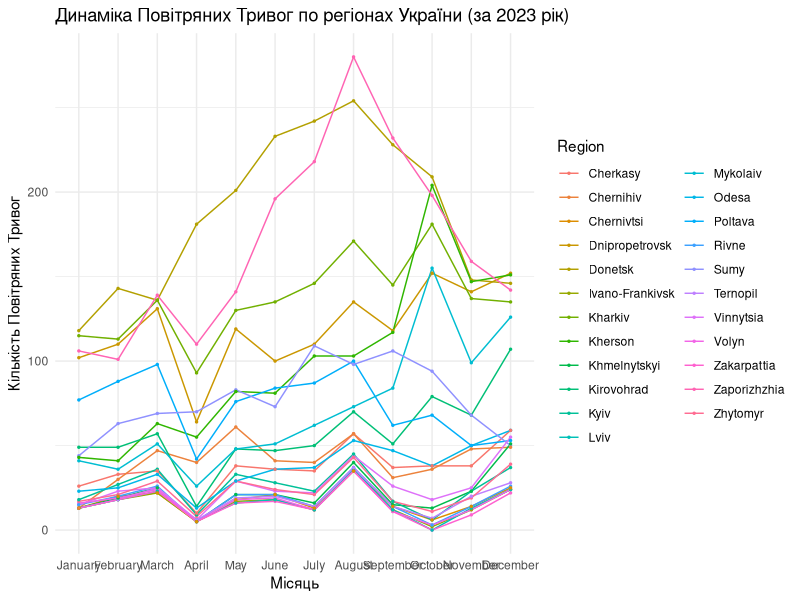
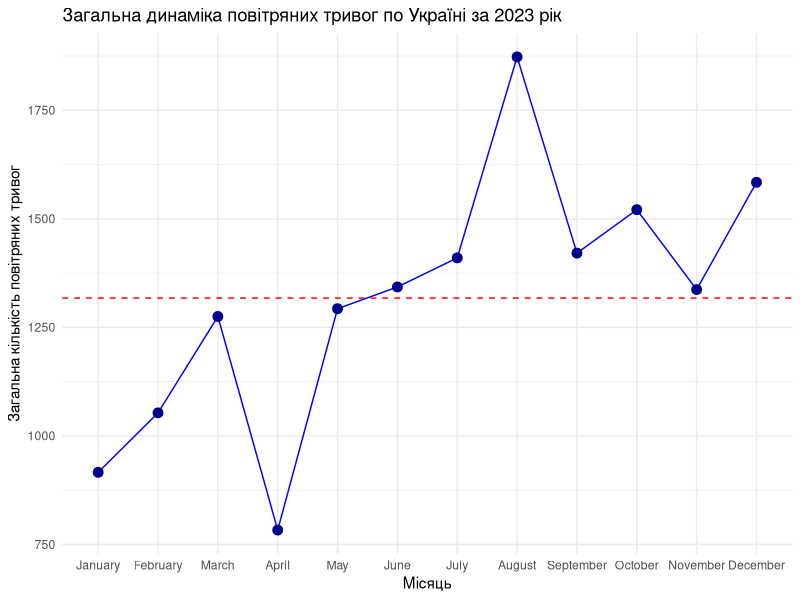
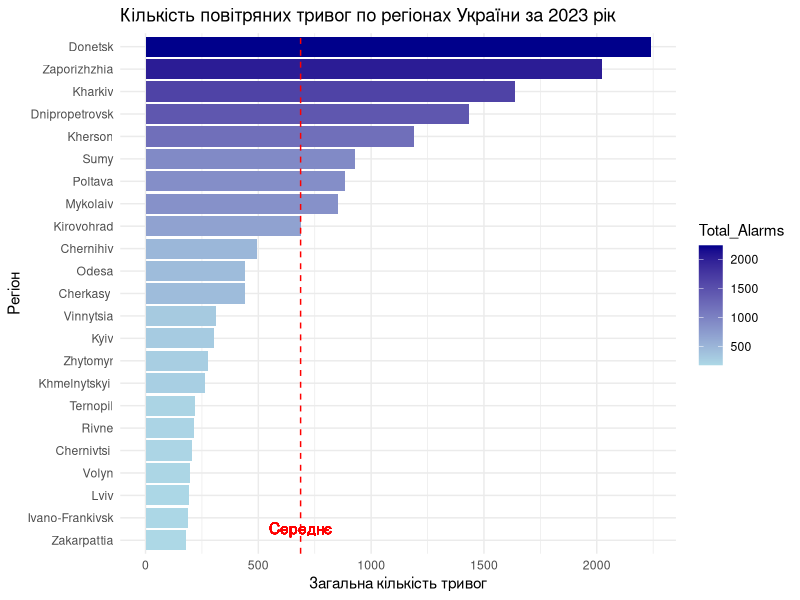
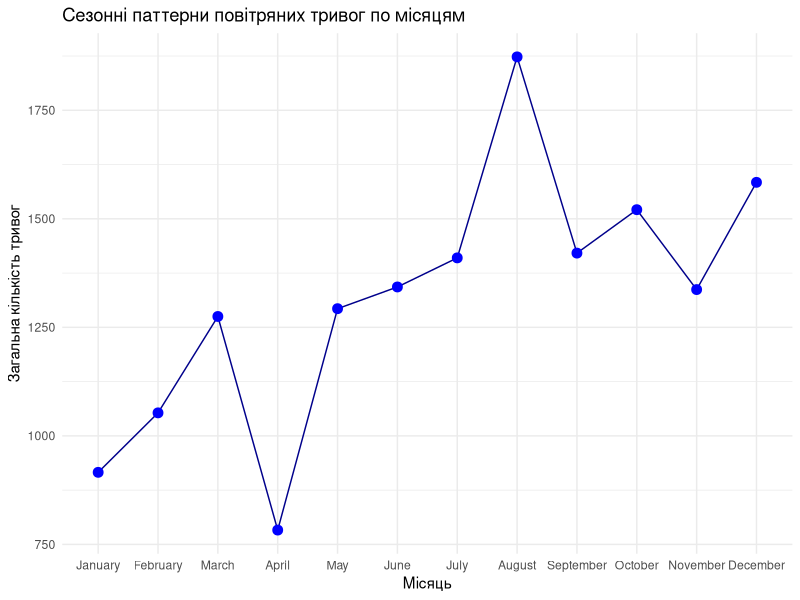
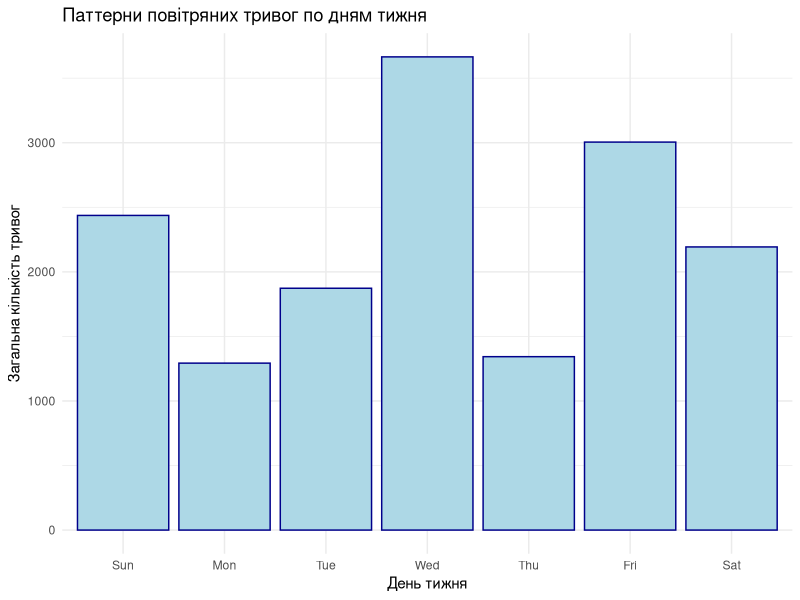

Write the R code that produced these figures, in order.
## ---- chunk 1
# Встановлюємо налаштування для RMarkdown
knitr::opts_chunk$set(echo = TRUE, message = FALSE, warning = FALSE)

# Завантаження необхідних бібліотек
library(dplyr)
library(ggplot2)
library(knitr)  # Додаємо бібліотеку для kable
library(lubridate)

## ---- chunk 2
# Cайт:  https://alerts.in.ua/
# Даннi по Повiтрянним Тревогам по Українi за 2023 роки
data_list <- list(
  `January` = data.frame(
    Region = c("Vinnytsia", "Volyn", "Dnipropetrovsk", "Donetsk", "Zhytomyr", "Zakarpattia", "Zaporizhzhia", "Ivano-Frankivsk", "Kyiv", "Kirovohrad", "Lviv", "Mykolaiv", "Odesa", "Poltava", "Rivne", "Sumy", "Ternopil", "Kharkiv", "Kherson", "Khmelnytskyi ", "Cherkasy ", "Chernivtsi ", "Chernihiv"),
    Alarm = c(15, 16, 102, 118, 17, 13, 106, 13, 18, 49, 13, 41, 23, 77, 15, 44, 13, 115, 43, 13, 26, 13, 13)
  ),
  `February` = data.frame(
    Region = c("Vinnytsia", "Volyn", "Dnipropetrovsk", "Donetsk", "Zhytomyr", "Zakarpattia", "Zaporizhzhia", "Ivano-Frankivsk", "Kyiv", "Kirovohrad", "Lviv", "Mykolaiv", "Odesa", "Poltava", "Rivne", "Sumy", "Ternopil", "Kharkiv", "Kherson", "Khmelnytskyi ", "Cherkasy ", "Chernivtsi ", "Chernihiv"),
    Alarm = c(23, 19, 110, 143, 21, 18, 101, 18, 27, 49, 18, 36, 25, 88, 20, 63, 18, 113, 41, 19, 33, 20, 30)
  ),
  `March` = data.frame(
    Region = c("Vinnytsia", "Volyn", "Dnipropetrovsk", "Donetsk", "Zhytomyr", "Zakarpattia", "Zaporizhzhia", "Ivano-Frankivsk", "Kyiv", "Kirovohrad", "Lviv", "Mykolaiv", "Odesa", "Poltava", "Rivne", "Sumy", "Ternopil", "Kharkiv", "Kherson", "Khmelnytskyi ", "Cherkasy ", "Chernivtsi ", "Chernihiv"),
    Alarm = c(25, 24, 131, 136, 29, 23, 139, 22, 36, 57, 23, 51, 33, 98, 26, 69, 25, 136, 63, 25, 35, 22, 47)
  ),
  `April` = data.frame(
    Region = c("Vinnytsia", "Volyn", "Dnipropetrovsk", "Donetsk", "Zhytomyr", "Zakarpattia", "Zaporizhzhia", "Ivano-Frankivsk", "Kyiv", "Kirovohrad", "Lviv", "Mykolaiv", "Odesa", "Poltava", "Rivne", "Sumy", "Ternopil", "Kharkiv", "Kherson", "Khmelnytskyi ", "Cherkasy ", "Chernivtsi ", "Chernihiv"),
    Alarm = c(6, 5, 64, 181, 8, 5, 110, 5, 9, 14, 6, 26, 13, 42, 5, 70, 6, 93, 55, 5, 10, 5, 40)
  ),
  `May` = data.frame(
    Region = c("Vinnytsia", "Volyn", "Dnipropetrovsk", "Donetsk", "Zhytomyr", "Zakarpattia", "Zaporizhzhia", "Ivano-Frankivsk", "Kyiv", "Kirovohrad", "Lviv", "Mykolaiv", "Odesa", "Poltava", "Rivne", "Sumy", "Ternopil", "Kharkiv", "Kherson", "Khmelnytskyi ", "Cherkasy ", "Chernivtsi ", "Chernihiv"),
    Alarm = c(29, 18, 119, 201, 29, 16, 141, 17, 33, 48, 16, 48, 29, 76, 21, 83, 19, 130, 82, 21, 38, 18, 61)
  ),
  `June` = data.frame(
    Region = c("Vinnytsia", "Volyn", "Dnipropetrovsk", "Donetsk", "Zhytomyr", "Zakarpattia", "Zaporizhzhia", "Ivano-Frankivsk", "Kyiv", "Kirovohrad", "Lviv", "Mykolaiv", "Odesa", "Poltava", "Rivne", "Sumy", "Ternopil", "Kharkiv", "Kherson", "Khmelnytskyi ", "Cherkasy ", "Chernivtsi ", "Chernihiv"),
    Alarm = c(23, 19, 100, 233, 24, 17, 196, 18, 28, 47, 18, 51, 36, 84, 21, 73, 20, 135, 81, 21, 36, 21, 41)
  ),
  `July` = data.frame(
    Region = c("Vinnytsia", "Volyn", "Dnipropetrovsk", "Donetsk", "Zhytomyr", "Zakarpattia", "Zaporizhzhia", "Ivano-Frankivsk", "Kyiv", "Kirovohrad", "Lviv", "Mykolaiv", "Odesa", "Poltava", "Rivne", "Sumy", "Ternopil", "Kharkiv", "Kherson", "Khmelnytskyi ", "Cherkasy ", "Chernivtsi ", "Chernihiv"),
    Alarm = c(22, 12, 110, 242, 21, 12, 218, 12, 23, 50, 12, 62, 37, 87, 14, 109, 14, 146, 103, 16, 35, 13, 40)
  ),
  `August` = data.frame(
    Region = c("Vinnytsia", "Volyn", "Dnipropetrovsk", "Donetsk", "Zhytomyr", "Zakarpattia", "Zaporizhzhia", "Ivano-Frankivsk", "Kyiv", "Kirovohrad", "Lviv", "Mykolaiv", "Odesa", "Poltava", "Rivne", "Sumy", "Ternopil", "Kharkiv", "Kherson", "Khmelnytskyi ", "Cherkasy ", "Chernivtsi ", "Chernihiv"),
    Alarm = c(44, 35, 135, 254, 43, 35, 280, 35, 45, 70,  36, 73, 53, 100, 37, 98, 37, 171, 103, 40,  57, 35, 57)
  ),
  `September` = data.frame(
    Region = c("Vinnytsia", "Volyn", "Dnipropetrovsk", "Donetsk", "Zhytomyr", "Zakarpattia", "Zaporizhzhia", "Ivano-Frankivsk", "Kyiv", "Kirovohrad", "Lviv", "Mykolaiv", "Odesa", "Poltava", "Rivne", "Sumy", "Ternopil", "Kharkiv", "Kherson", "Khmelnytskyi ", "Cherkasy ", "Chernivtsi ", "Chernihiv"),
    Alarm = c(26, 11, 118, 228, 17, 11, 232, 12, 17, 51, 12, 84, 47, 62, 14, 106, 14, 145, 117, 15, 37, 14, 31)
  ),
  `October` = data.frame(
    Region = c("Vinnytsia", "Volyn", "Dnipropetrovsk", "Donetsk", "Zhytomyr", "Zakarpattia", "Zaporizhzhia", "Ivano-Frankivsk", "Kyiv", "Kirovohrad", "Lviv", "Mykolaiv", "Odesa", "Poltava", "Rivne", "Sumy", "Ternopil", "Kharkiv", "Kherson", "Khmelnytskyi ", "Cherkasy ", "Chernivtsi ", "Chernihiv"),
    Alarm = c(18, 3, 152, 209, 11, 0, 198, 2, 6, 79, 0, 155, 38, 68, 3, 94, 7, 181, 204, 13, 38,  6, 36)
  ),
  `November` = data.frame(
    Region = c("Vinnytsia", "Volyn", "Dnipropetrovsk", "Donetsk", "Zhytomyr", "Zakarpattia", "Zaporizhzhia", "Ivano-Frankivsk", "Kyiv", "Kirovohrad", "Lviv", "Mykolaiv", "Odesa", "Poltava", "Rivne", "Sumy", "Ternopil", "Kharkiv", "Kherson", "Khmelnytskyi ", "Cherkasy ", "Chernivtsi ", "Chernihiv"),
    Alarm = c(25, 12, 141, 148, 19, 9, 159, 12, 23, 68, 13, 99, 50, 50, 14, 68, 20, 137, 147, 23, 38, 14, 48)
  ),
  `December` = data.frame(
    Region = c("Vinnytsia", "Volyn", "Dnipropetrovsk", "Donetsk", "Zhytomyr", "Zakarpattia", "Zaporizhzhia", "Ivano-Frankivsk", "Kyiv", "Kirovohrad", "Lviv", "Mykolaiv", "Odesa", "Poltava", "Rivne", "Sumy", "Ternopil", "Kharkiv", "Kherson", "Khmelnytskyi ", "Cherkasy ", "Chernivtsi ", "Chernihiv"),
    Alarm = c(55, 24, 152, 146, 39, 22, 142, 24, 37, 107, 24, 126, 59, 53, 26, 50, 28, 135, 151, 51, 59, 25, 49)
  )
)

# Переглядаємо таблиці
for (month in names(data_list)) {
  cat("### Таблиця: Кількість Повiтряних Тревог по регіонах України за", month, "мiсяць\n")
  print(kable(data_list[[month]], caption = paste("Кількість Повiтряних Тревог по регіонах України за", month, "мiсяць")))
  cat("\n\n")
}

# Об'єднуємо дані для графіка
combined_data <- bind_rows(
  lapply(names(data_list), function(month) {
    data_list[[month]] %>%
      mutate(Month = month)
  })
)

# Перетворюємо місяць в фактор для правильного відображення на осі X
combined_data$Month <- factor(combined_data$Month, levels = names(data_list))


# Графік динаміки повітряних тривог по регіонах
p <- ggplot(combined_data, aes(x = Month, y = Alarm, group = Region, color = Region)) +
  geom_line() +
  geom_point(size = 2/4) +
  theme_minimal() +
  labs(
    title = "Динаміка Повітряних Тривог по регіонах України (за 2023 рік)",
    x = "Місяць",
    y = "Кількість Повітряних Тривог"
  )

print(p)  # Виводимо графік

# Обчислення загальної кількості тривог по всій Україні за кожний місяць
monthly_totals <- combined_data %>%
  group_by(Month) %>%
  summarise(Total_Alarms = sum(Alarm))

# Додаємо колонку з середнім значенням кількості тривог за місяць
monthly_totals <- monthly_totals %>%
  mutate(Average_Alarms = mean(Total_Alarms),
         SD_Alarms = sd(Total_Alarms))

# Виведення таблиці з результатами
print(kable(monthly_totals, caption = "Загальна кількість тривог по місяцям"))

## Гіпотеза 1: Стабільність рівня повітряних тривог
#чи можна вважати рівень повітряних тривог по Україні в цілому стабільним протягом досліджуваного періоду?
p <- ggplot(monthly_totals, aes(x = Month, y = Total_Alarms)) +
  geom_line(group = 1, color = "blue") +
  geom_point(size = 3, color = "darkblue") +
  geom_hline(aes(yintercept = Average_Alarms), linetype = "dashed", color = "red") +
  geom_ribbon(aes(ymin = Average_Alarms - SD_Alarms, ymax = Average_Alarms + SD_Alarms), 
              fill = "lightblue", alpha = 0.2) +
  theme_minimal() +
  labs(
    title = "Загальна динаміка повітряних тривог по Україні за 2023 рік",
    x = "Місяць",
    y = "Загальна кількість повітряних тривог"
  )

print(p)
#Висновок Гiпотези 1: З отриманними данними можна зробити наступнi спостереження: на початку року було збільшення кількості повітряних тривог, але потім у квітні 2023 року впали практично до нуля, потім йшло поступове зростання і піком кількості повітряних тривог був серпень 2023 року, в цьому місяці тенденція на збільшення повітряних тривог у відсотковому співвідношенні в порівнянні з іншими місяцями не відрізняється, але у них значно зросла. До кінця року тенденція почала падати і в повітряних тривог відповідно теж.

##Гiпотеза 2: Регіональні відмінності
#Чи можна вважати частоту повітряних тривог однаковою в усіх регіонах України? Якщо ні, то в яких регіонах відзначаються найвищі та найнижчі показники? Чи можна визначити зони найбільшого ризику на основі частоти тривог?

# Обчислення загальної кількості тривог по кожному регіону
regional_totals <- combined_data %>%
  group_by(Region) %>%
  summarise(Total_Alarms = sum(Alarm)) %>%
  arrange(desc(Total_Alarms))

# Додаємо середнє та стандартне відхилення для порівняння
regional_stats <- regional_totals %>%
  summarise(
    Average_Alarms = mean(Total_Alarms),
    SD_Alarms = sd(Total_Alarms)
  )

# Виведення таблиці з результатами
print(kable(regional_totals, caption = "Загальна кількість повітряних тривог по регіонах України"))

# Графік для порівняння частоти тривог по регіонах
p <- ggplot(regional_totals, aes(x = reorder(Region, Total_Alarms), y = Total_Alarms, fill = Total_Alarms)) +
  geom_bar(stat = "identity") +
  coord_flip() +
  theme_minimal() +
  labs(
    title = "Кількість повітряних тривог по регіонах України за 2023 рік",
    x = "Регіон",
    y = "Загальна кількість тривог"
  ) +
  scale_fill_gradient(low = "lightblue", high = "darkblue") +
  geom_hline(aes(yintercept = regional_stats$Average_Alarms), color = "red", linetype = "dashed") +
  geom_text(aes(y = regional_stats$Average_Alarms, label = "Середнє"), x = 1, color = "red", vjust = -0.5)

print(p)

# Визначення регіонів з найвищими та найнижчими показниками
highest_risk <- regional_totals %>% filter(Total_Alarms == max(Total_Alarms))
lowest_risk <- regional_totals %>% filter(Total_Alarms == min(Total_Alarms))

cat("Регіон з найвищим ризиком (найбільша кількість тривог):\n")
print(highest_risk)

cat("\nРегіон з найнижчим ризиком (найменша кількість тривог):\n")
print(lowest_risk)

#Висновок гiпотези 2: Зона найбільшого ризику повітряної тривоги це області які найближче перебувають до бойової зоне(сірої зоні), там відзначається найбільше кількість повітряних тривог, їх тривалість, у своїй тенденція мало змінюється.

##Гiпотеза 3: Часові закономірності.
#Чи є часові патерни (наприклад, залежність від пори року або днів тижня) у сповіщеннях про тривоги?

# Добавляем фiктивну дату для кожного мiсяца для cпрощення аналiза сезоних паттернiв
combined_data <- combined_data %>%
  mutate(Date = as.Date(paste("2023", Month, "01", sep = "-"), "%Y-%B-%d")) %>%
  mutate(Weekday = wday(Date, label = TRUE, abbr = TRUE))

# Групуємо по місяцях для аналізу сезонних патернів
monthly_pattern <- combined_data %>%
  group_by(Month) %>%
  summarise(Total_Alarms = sum(Alarm))

# Аналіз кількості тривог по днях тижня
weekday_pattern <- combined_data %>%
  group_by(Weekday) %>%
  summarise(Total_Alarms = sum(Alarm))

# Візуалізація сезонних патернів по місяцях
p1 <- ggplot(monthly_pattern, aes(x = Month, y = Total_Alarms, group = 1)) +
  geom_line(color = "darkblue") +
  geom_point(size = 3, color = "blue") +
  theme_minimal() +
  labs(
    title = "Сезонні паттерни повітряних тривог по місяцям",
    x = "Місяць",
    y = "Загальна кількість тривог"
  )

print(p1)

# Візуалізація патернів по днях тижня
p2 <- ggplot(weekday_pattern, aes(x = Weekday, y = Total_Alarms, fill = Weekday)) +
  geom_bar(stat = "identity", color = "darkblue", fill = "lightblue") +
  theme_minimal() +
  labs(
    title = "Паттерни повітряних тривог по дням тижня",
    x = "День тижня",
    y = "Загальна кількість тривог"
  )

print(p2)

#Висновок Гiпотези 3: За даними які отримали, можна було помітити те, що повітряних тривог найбільше ближче до вихідних і на самих вихідних, так само загострення за кількістю повітряних тривог відбувається саме влітку, їх там більша кількість, ніж де-небудь.
